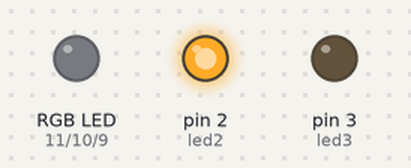
Recording of a sketch running on a simulated Arduino Uno, built with avr-gcc and run on an emulated ATmega328P. Parts: an RGB LED mixed from three pins (HIGH = lit), output pins drawn as LEDs (lit = HIGH).

Above: at 0.1 s.
At 4.6 s:
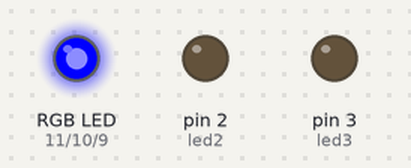
At 10.1 s:
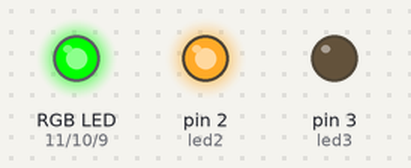
At 22.6 s:
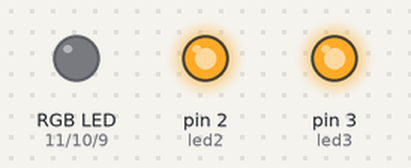
At 30.6 s:
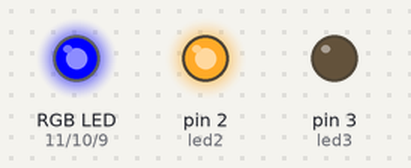
At 38.6 s:
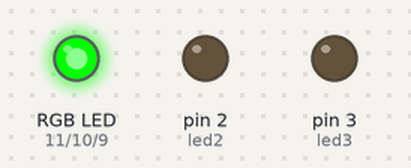
Timing chart, 0 to 40.0 s (numbered marks = the images above):
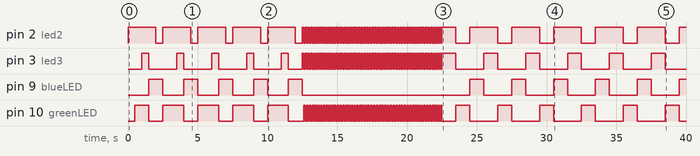

The sketch:

Christmas_Lights.ino
```cpp
//Normal LED LIGH
int led2 = 2;
int led3 = 3;

// RGB LED LIGHT
int redLED = 11;
int greenLED = 10;
int blueLED = 9;

int halfSec = 500;
int sec = 1000;
int go = 0;

void setup() {
  pinMode(redLED, OUTPUT);
  pinMode(greenLED, OUTPUT);
  pinMode(blueLED, OUTPUT);

  pinMode(led2,OUTPUT);
  pinMode(led3, OUTPUT);
}

void loop() {
  roundONE();
  roundTWO();
  roundThree();

}

void roundONE(){
  while(go < 5){
    digitalWrite(led2, HIGH);
    delay(halfSec);
    rgb(0, 255, 0);
    delay(halfSec);
    digitalWrite(led3, HIGH);
    delay(halfSec);
    digitalWrite(led3, LOW);
    rgb(0, 0, 0);
    rgb(0, 0, 255);
    delay(halfSec);
    digitalWrite(led2, LOW);
    delay(halfSec);
    rgb(0, 255, 0);
    go++;
  }
    go = 0;
}

void roundTWO(){
  while(go < 50){
    digitalWrite(led2, HIGH);
    digitalWrite(led3, HIGH);
    rgb(0, 0, 0);
    delay(100);
    digitalWrite(led2, LOW);
    digitalWrite(led3, LOW);
    rgb(0, 255, 0);
    delay(100);
    go++;
  }
  go = 0;
}

void roundThree(){
  while(go < 20){
    digitalWrite(led2, HIGH);
    digitalWrite(led3, HIGH);
    rgb(0, 0, 0);
    delay(sec);
    digitalWrite(led2, LOW);
    digitalWrite(led3, LOW);
    rgb(0, 255, 0);
    delay(sec);
    digitalWrite(led2, HIGH);
    rgb(0, 0, 255);
    delay(sec);
    go++;
  }
  go = 0;
}

void rgb(int redVAL, int greenVAL, int blueVAL)
 {
  analogWrite(redLED, redVAL);
  analogWrite(greenLED, greenVAL);
  analogWrite(blueLED, blueVAL);
}
```

Measured:
- by itself, pin 9 (blueLED): goes 4 × (HIGH 1.0 s, LOW 1.5 s), HIGH 1.0 s, LOW 12.0 s, 5 × (HIGH 1.0 s, LOW 2.0 s), then HIGH
- by itself, pin 10 (greenLED): LOW → HIGH at 0.50 s, → LOW 1.0 s later, → HIGH 1.0 s later, → LOW 1.5 s later, … (122 changes in this stretch)
- by itself, pin 2 (led2): goes 5 × (HIGH 2.0 s, LOW 0.50 s), 50 × (HIGH 0.10 s, LOW 0.10 s), HIGH 1.0 s, 5 × (LOW 1.0 s, HIGH 2.0 s), LOW 1.0 s, then HIGH
- by itself, pin 3 (led3): goes 4 × (HIGH 0.50 s, LOW 2.0 s), HIGH 0.50 s, LOW 1.0 s, 50 × (HIGH 0.10 s, LOW 0.10 s), 5 × (HIGH 1.0 s, LOW 2.0 s), HIGH 1.0 s, then LOW
